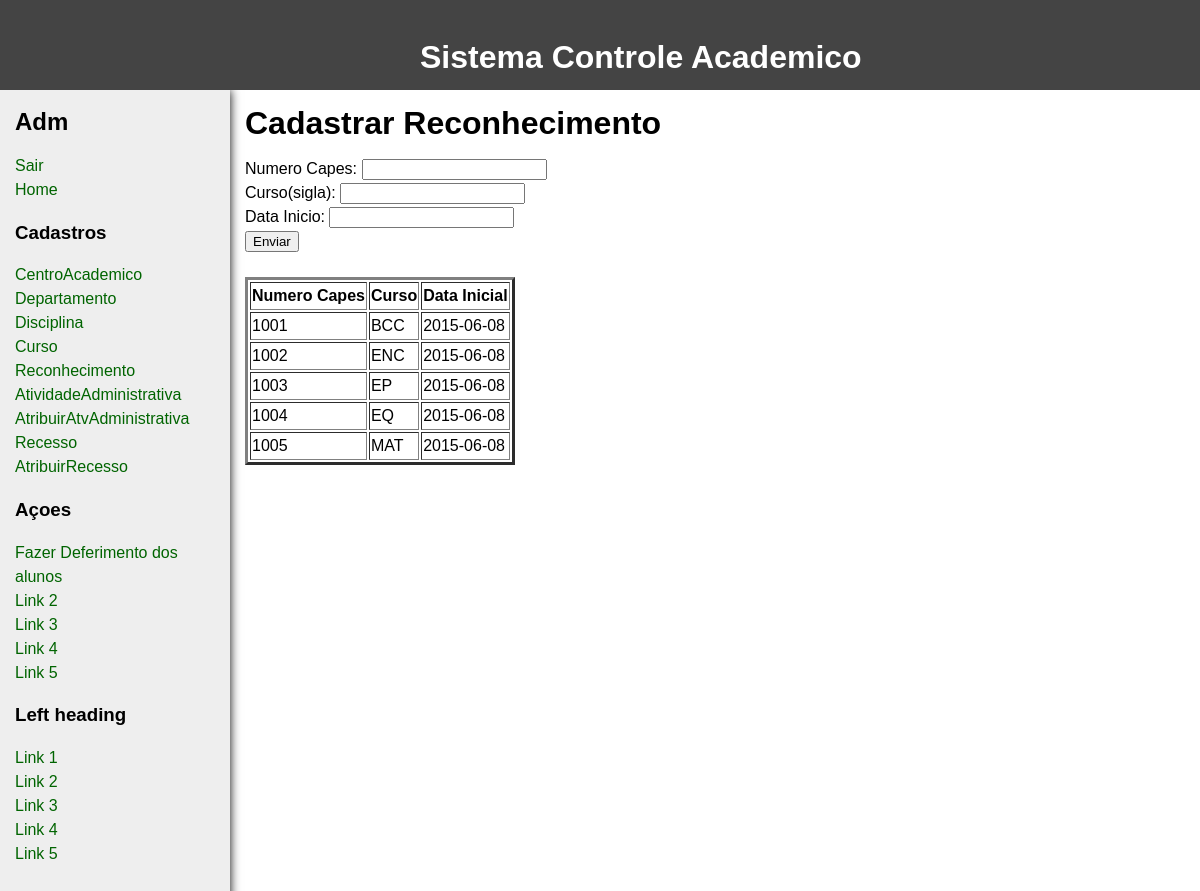
The page /LabBDinterface-master/criarReconhecimento.php on the database its author committed.
### tables this page shows
CREATE TABLE reconhecimento (
    num_capes           INT,
    data_inicio         DATE,    
    sigla_curso        CHAR(10),
    
    CONSTRAINT reconhecimento_curso_fk FOREIGN KEY (sigla_curso) references curso (sigla),
    CONSTRAINT reconhecimento_pk PRIMARY KEY(num_capes,sigla_curso)
);

### LabBDinterface-master/criarReconhecimento.php (the view, shortened to what this page needs)
<!DOCTYPE html>
<html>
 <head>
    <div class id=head>
    <b> Sistema Controle Academico </b>
    </div>
    </head>
 <body>
   <div id="wrapper">
     <main>
       <div id="content">
         <div class="innertube">
           <h1>Cadastrar Reconhecimento</h1>
           <p>
             <form action="criarReconhecimento.php" method="post">
               Numero Capes: <input type="text" name="num_capes"/><br>
               Curso(sigla): <input type="text" name="sigla"/><br>
               Data Inicio: <input type="text" name="data_ini"/><br>
             <input type="submit" value="Enviar" name="submit">
             </form>
             <?php
             $host     = "localhost";
             $port     = 3306;
             $socket   = "";
             $user     = "root";
             $password = "";
             $dbname   = "labbd";
             $con = new mysqli($host, $user, $password, $dbname, $port, $socket)
                     or die ('Could not connect to the database server' . mysqli_connect_error());
             $sql = "SELECT * FROM reconhecimento";
             $result = $con->query($sql);
             echo "<br>";
             echo "<table border=3>";
             echo "<th> Numero Capes </th> <th>Curso</th> <th>Data Inicial</th>";
             if ($result->num_rows > 0) {
                 while($row = $result->fetch_assoc()) {
                   echo "<tr>";
                     echo "<td>" ;
                     echo  $row["num_capes"];
                     echo "</td>";
                     echo "<td>" ;
                     echo $row["sigla_curso"];
                     echo "</td>";
                     echo "<td>" ;
                     echo $row["data_inicio"];
                     echo "</td>";
                   echo "</tr>";
                 }
             echo "</table>";
             } else {
                 echo "0 results";
             }
          ?>
           </p>
         </div>
       </div>
     </main>
<?php include("sidebarAdm.php"); ?>
   </div>
 </body>
</html>

### LabBDinterface-master/criarReconhecimento.php (style rules this page uses)
body { margin:0; padding:0; font-family: Sans-Serif; line-height: 1.5em; }
main { padding-bottom: 10010px; margin-bottom: -10000px; float: left; width: 100%; }
#wrapper { overflow: hidden; }
#content { margin-left: 230px; }
.innertube { margin: 15px; margin-top: 0; }
p { color: #555; }
b { color: white; font-family: Sans-Serif; font-size: 200%; position: absolute; left: 35%; top: 5% }
#head { height: 90px; background: #444; }

### rows shown on the page
reconhecimento: num_capes "1001", sigla_curso "BCC", data_inicio "2015-06-08"
reconhecimento: num_capes "1002", sigla_curso "ENC", data_inicio "2015-06-08"
reconhecimento: num_capes "1003", sigla_curso "EP", data_inicio "2015-06-08"
reconhecimento: num_capes "1004", sigla_curso "EQ", data_inicio "2015-06-08"
reconhecimento: num_capes "1005", sigla_curso "MAT", data_inicio "2015-06-08"
